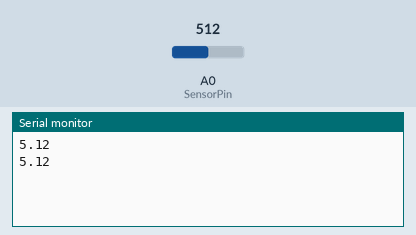
Recording of a sketch running on a simulated Arduino Uno, built with avr-gcc and run on an emulated ATmega328P. Shown: the last lines printed to the serial monitor. The test bench sets the inputs (shaded band); at power-on: A0 (SensorPin) = 512.

Above: at 5.8 s.
5.9 s: A0 (SensorPin) set to 716
At 10.9 s:
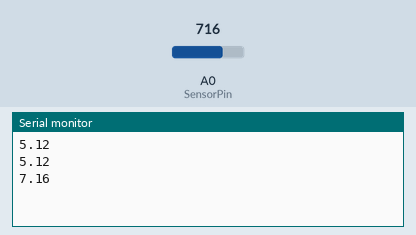
11.9 s: A0 (SensorPin) set to 900
At 16.0 s:
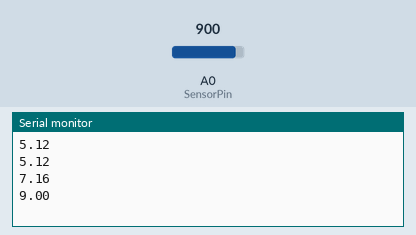
Timing chart, 0 to 17.5 s (numbered marks = the images above; inputs shaded):
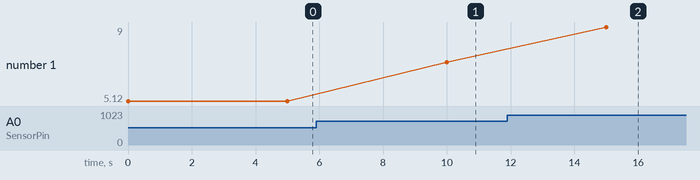

The sketch:

Moisture_Sensor.ino
```cpp
#define SensorPin A0
float sensorValue = 0;
int SensorVCCPin = 10;
void setup() {
 Serial.begin(9600);
 pinMode(SensorVCCPin, OUTPUT) ;
}
void loop() {
 digitalWrite(SensorVCCPin, HIGH);

 sensorValue = analogRead(SensorPin);
 sensorValue = sensorValue/100.0;
 Serial.println(sensorValue);
 digitalWrite(SensorVCCPin, LOW);
 delay(5000);
}
```

Measured:
- after the input at 5.9 s, the serial monitor: prints a new line after 4.1 s (image 1)
- after the input at 11.9 s, the serial monitor: prints a new line after 3.1 s (image 2)
- plotted number 1: 5.12 → 7.16 after the input at 5.9 s, 7.16 → 9 after the input at 11.9 s
